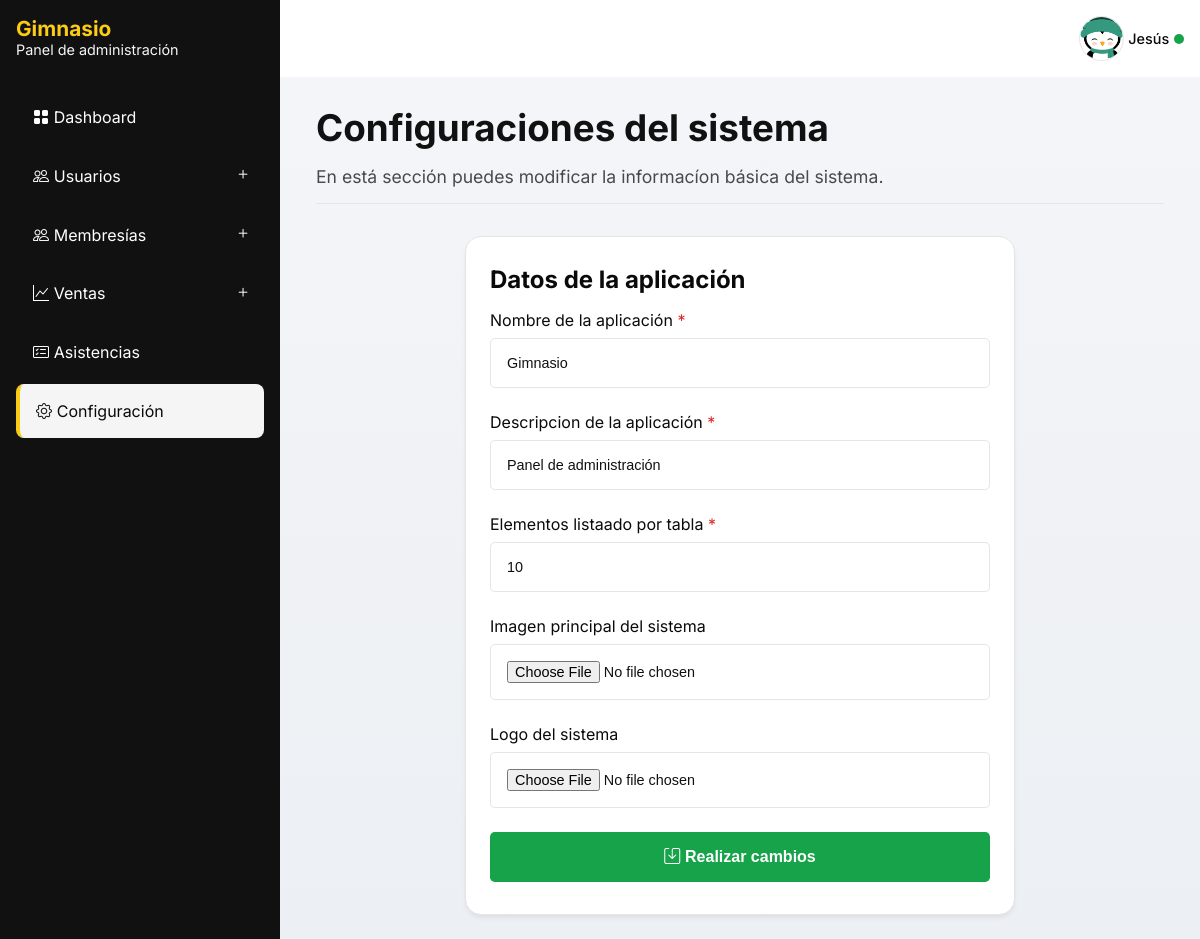
The app's page /app-settings/ (signed in) with its own data.
### apps/management/models.py (models this page shows, shortened)
class AppSettings(models.Model):
    app_name = models.CharField(max_length=100, default="Gimnasio")
    app_description = models.CharField(max_length=200, default="Panel de administración")
    app_image = models.ImageField(upload_to="management/images/", null=True, blank=True)
    app_logo = models.ImageField(upload_to="management/images/", null=True, blank=True)
    elements_per_section = models.PositiveIntegerField(default=10)
    @classmethod
    def load(cls):
        instance, _ = cls.objects.get_or_create(pk=1)
        return instance

### apps/accounts/models/member.py (models this page shows, shortened)
class Member(AbstractBaseUser):
    class Meta:
        verbose_name = 'Usuario'
        verbose_name_plural = 'Usuarios'
    class BaseRoles(models.TextChoices):
        CUSTOMER = 'Cliente','Cliente'
        ADMINISTRATOR = 'Administrador','Administrador'
        SECRETARY = 'Secretario(a)','Secretario(a)'
    class DocumentTypes(models.TextChoices):
        CC = 'CC', 'Cédula de Ciudadanía'
        TI = 'TI', 'Tarjeta de Identidad'
        CE = 'CE', 'Cédula de Extranjería'
        NIT = 'NIT', 'Número de Identificación Tributaria'
        PP = 'PP', 'Pasaporte'
        RC = 'RC', 'Registro Civil'
        PPT = 'PPT', 'Permiso por Protección Temporal'
    objects = BaseMemberManager()
    first_name = models.CharField(max_length=100)
    last_name = models.CharField(max_length=100, blank=True, null=True)
    phone_number = models.CharField(max_length=10, unique=True, db_index=True)
    email = models.EmailField(unique=True, db_index=True)
    role = models.CharField(max_length=13, choices=BaseRoles.choices, default=BaseRoles.CUSTOMER)
    photo = models.ImageField(upload_to='members/images', blank=True, null=True)
    document_type = models.CharField(max_length=100, choices=DocumentTypes.choices, default=DocumentTypes.CC)
    document_number = models.PositiveIntegerField(unique=True, db_index=True)
    is_active = models.BooleanField(default=True)
    is_staff = models.BooleanField(default=False)
    is_superuser = models.BooleanField(default=False)
    created_at = models.DateTimeField(auto_now_add=True)
    updated_at = models.DateTimeField(auto_now=True)
    birthday = models.DateField(blank=True, null=True)
    USERNAME_FIELD = 'email'
    REQUIRED_FIELDS = ['first_name', 'phone_number','document_type','document_number']

### apps/management/views/settings.py (the view, shortened to what this page needs)
# urls.py: path('app-settings/', views.AppSettingsView.as_view(), name='app-settings'),
@method_decorator(
    role_required([Member.BaseRoles.ADMINISTRATOR]),
    name='dispatch'
)
class AppSettingsView(UpdateView):
    model = AppSettings
    success_url = reverse_lazy('management:app-settings')
    form_class = AppSettingsForm
    template_name = 'management/create.html'
    def get_object(self, queryset=None):
        return AppSettings.load()

### apps/management/forms/app_setting.py
class AppSettingsForm(forms.ModelForm):
    class Meta:
        model = AppSettings
        fields = [
            'app_name',
            'app_description',
            'elements_per_section',
            'app_image',
            'app_logo'
        ]
        labels = {
            'app_image':'Imagen principal del sistema',
            'app_logo':'Logo del sistema',
            'elements_per_section':'Elementos listaado por tabla',
            'app_name':'Nombre de la aplicación',
            'app_description':'Descripcion de la aplicación',
        }

### apps/management/context_processors.py (called while the page is built)
def management_processor(request):
    return {
        'app_settings': AppSettings.load(),
    }

### apps/management/templates/management/create.html (shortened to what this page needs)
{% extends 'admin-panel.html' %}
{% block content %}
    <header class="heading">
        <div class="heading__content">
            <h2 class="title">Configuraciones del sistema</h2>
            <p class="subtitle">En está sección puedes modificar la informacíon básica del sistema.</p>
        </div>
    </header>
    <form method="POST" class="form card" enctype="multipart/form-data">
        <h4 class="card__value">Datos de la aplicación</h4>
        {% include 'components/render_form.html' %}
        <div class="form__group">
            <button type="submit" class="button button--success">
                <i class="bi bi-save"></i>
                <span>Realizar cambios</span>
            </button>
        </div>
    </form>
{% endblock content %}

### templates/admin-panel.html (shortened to what this page needs)
{% load static %}
<!DOCTYPE html>
<html lang="es">
<head>
    {% include 'components/app_head.html' %}
</head>
<body>
    <div class="root" id="root">
        <aside class="navbar">
            {% include 'components/app_brand.html' with show_description=True %}
            <nav class="menu">
                <a class="menu__link" href="{% url 'management:dashboard' %}">
                    <i class="bi bi-grid-fill"></i>
                    <span>Dashboard</span>
                </a>
                <div class="menu__dropdown">
                    <p class="menu__dropdown__header">
                        <i class="bi bi-people"></i>
                        <span>Usuarios</span>
                        <button type="button" class="toggle__dropdown">
                            <i class="bi bi-plus"></i>
                        </button>
                    </p>
                </div>
                <div class="menu__dropdown">
                    <p class="menu__dropdown__header">
                        <i class="bi bi-people"></i>
                        <span>Membresías</span>
                        <button type="button" class="toggle__dropdown">
                            <i class="bi bi-plus"></i>
                        </button>
                    </p>
                </div>
                <div class="menu__dropdown">
                    <p class="menu__dropdown__header">
                        <i class="bi bi-graph-up"></i>
                        <span>Ventas</span>
                        <button type="button" class="toggle__dropdown">
                            <i class="bi bi-plus"></i>
                        </button>
                    </p>
                </div>
                <a
                        class="menu__link"
                        href="{% url 'attendances:attendances' %}"
                >
                    <i class="bi bi-card-checklist"></i>
                    <span>Asistencias</span>
                </a>
                {% if user.role == 'Administrador' %}
                <a
                    class="menu__link"
                    href="{% url 'management:app-settings' %}"
                >
                    <i class="bi bi-gear"></i>
                    <span>Configuración</span>
                </a>
                {% endif %}
            </nav>
        </aside>
        <main class="container">
            <header class="header">
                {% if user.is_authenticated %}
                <div class="profile">
                    <img
                        class="profile__img"
                        src="{% if user.photo %}{{ user.photo.url }}{% else %}{% static 'images/avatar.png' %}{% endif %}"
                        alt="Avatar"
                    />
                    <div class="profile__name">{{ user.first_name }}</div>
                    <span class="profile__status"></span>
                </div>
                {% endif %}
            </header>
            <div class="content">
                {% block content %}
                {% endblock content %}
            </div>
        </main>
    </div>
</body>
</html>

### templates/components/app_brand.html (shortened to what this page needs)
{% load static %}
<div class="brand">
<div class="brand__content">
    <h1 class="brand__name">{{ app_settings.app_name }}</h1>
    {% if show_description %}
    <p class="brand__description">{{ app_settings.app_description }}</p>
    {% endif %}
</div>
</div>

### templates/components/render_form.html (shortened to what this page needs)
{% for field in form %}
    <div class="form__group">
        <label
                class="form__label"
                for="{{ field.id_for_label }}"
                {% if field.field.required %}
                data-required="True"
                {% endif %}
        >{{ field.label }}</label>
        {{ field }}
    </div>
{% endfor %}

### static/css/styles.css (style rules this page uses)
* { margin: 0; padding: 0; box-sizing: border-box; }
:root { --color-primary: #111111; --color-secondary: #1F1F1F; --color-accent: #FACC15; --color-accent-dark: #EAB308; --color-bg: #F5F5F5; --color-card: #FFFFFF; --color-border: #E5E5E5; --color-text-primary: #0A0A0A; --color-text-secondary: #525252; --color-text-light: #FFFFFF; --color-success: #16A34A; --color-warning: #F59E0B; --color-danger: #DC2626; --color-info: #0EA5E9; --bg-url-img:None; }
h1,h2,h3,h4,h5,h6 { font-weight: 700; }
html { font-size: 16px; }
body { width: 100%; height: 100%; font-family: 'Inter', sans-serif; font-weight: 400; background: linear-gradient(180deg,#f4f6f9,#eceff3); }
.root { display: flex; width: 100%; height: 100dvh; }
.container { flex: 1; height: 100%; overflow: auto; }
.header { width: 100%; padding: 1rem; display: flex; align-items: center; justify-content: end; gap: .5rem; background: var(--color-card); }
.profile { color: var(--color-text-primary); font-size: .9rem; display: flex; align-items: center; gap: .3rem; position: relative; z-index: 100; font-weight: 500; }
.profile__status { width: 10px; aspect-ratio: 1/1; background: var(--color-success); border-radius: 50%; }
.profile__img { width: 45px; aspect-ratio: 1/1; border: 1px solid var(--color-border); border-radius: 50%; object-fit: cover; }
.profile__name { cursor: pointer; }
.navbar { max-width: 280px; width: 100%; height: 100%; background: var(--color-primary); padding: 1rem; display: flex; flex-direction: column; overflow: auto; scrollbar-width: none; }
.brand { display: flex; align-items: center; gap: .4rem; margin-bottom: 2rem; }
.brand__content { flex: 1; }
.brand__name { font-size: 1.3rem; color: var(--color-accent); }
.brand__description { font-size: .9rem; color: var(--color-bg); }
.menu { display: flex; flex-direction: column; gap: .3rem; flex: 1; scrollbar-width: none; }
.menu__link, .menu__dropdown__header { display: flex; align-items: center; gap: .3rem; padding: 1rem; border: 1px solid transparent; text-decoration: none; font-size: 1rem; color: var(--color-text-light); border-radius: .5rem; transition: all .2s ease-in-out; position: relative; }
.toggle__dropdown { position: absolute; right: 0; width: 40px; height: 40px; display: inline-flex; justify-content: center; align-items: center; font-size: 1.1rem; color: var(--color-bg); background: transparent; cursor: pointer; border: 0; }
.menu__link--active, .menu__link:hover { background: var(--color-bg); color: var(--color-text-primary); }
.menu__link--active { border-left: .3rem solid var(--color-accent); }
.content { padding: 2vw 3vw; }
.button { display: inline-flex; min-width: 50px; height: 50px; gap: .3rem; align-items: center; justify-content: center; font-size: 1rem; padding: .7rem 1rem; border-radius: .3rem; color: var(--color-card); background: var(--color-info); font-weight: 600; border: 1px solid transparent; }
button.button { cursor: pointer; }
.button--success { background: var(--color-success) }
.card { background: var(--color-card); padding: 1.5rem; border-radius: 1rem; border: 1px solid var(--color-border); box-shadow: 0 4px 6px -1px rgba(0, 0, 0, 0.05), 0 2px 4px -1px rgba(0, 0, 0, 0.03); display: flex; flex-direction: column; gap: 0.5rem; position: relative; transition: transform 0.2s ease, box-shadow 0.2s ease; }
.card__value { font-size: 1.5rem; font-weight: 700; color: var(--color-text-primary); margin-top: 0.25rem; }
.heading { display: flex; flex-wrap: wrap; justify-content: space-between; align-items: center; margin-bottom: 2rem; padding-bottom: 1rem; border-bottom: 1px solid var(--color-border); gap: 1rem; }
.heading__content { display: flex; flex-direction: column; gap: 1rem; flex: 1; }
.title { font-size: 2.3rem; color: var(--color-primary); line-height: 1.2; }
.subtitle { font-size: 1.1rem; color: var(--color-secondary); opacity: 0.8; }
.form { max-width: 550px; margin: 0 auto; }
.form__group { margin: .5rem 0; }
.form__label { display: block; font-size: 1rem; color: var(--color-text-primary); margin-bottom: .5rem; }
.form__label[data-required="True"]::after { content: ' *'; color: var(--color-danger); }
.form__group > .button[type='submit'] { width: 100%; }
.form__input, .form__switch, .form__group input, .form__group select, .form__group textarea { flex: 1; width: 100%; padding: 1rem; font-size: .9rem; color: var(--color-primary); border: 1px solid var(--color-border); background: var(--color-card); border-radius: .3rem; }

### records on screen
AppSettings: app_name "Gimnasio", app_description "Panel de administración", form "Gimnasio" "Panel de administración" "10"
Member: first_name "Jesús"

### other values on screen
{{ field.label }} "Nombre de la aplicación" "Descripcion de la aplicación" "Elementos listaado por tabla" "Imagen principal del sistema" "Logo del sistema"
